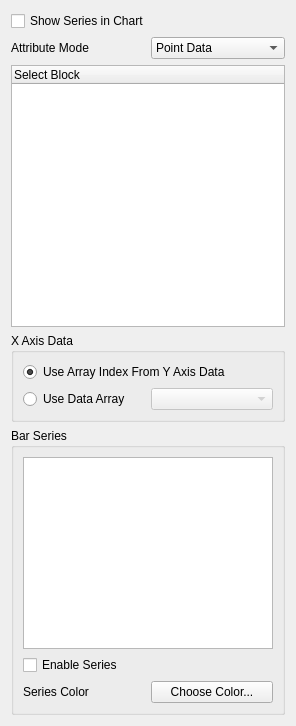
<ui version="4.0" >
 <class>pqBarChartDisplayPanel</class>
 <widget class="QWidget" name="pqBarChartDisplayPanel" >
  <property name="geometry" >
   <rect>
    <x>0</x>
    <y>0</y>
    <width>296</width>
    <height>726</height>
   </rect>
  </property>
  <property name="windowTitle" >
   <string>Form</string>
  </property>
  <layout class="QGridLayout" >
   <item row="0" column="0" colspan="2" >
    <widget class="QCheckBox" name="ViewData" >
     <property name="toolTip" >
      <string>&lt;!DOCTYPE HTML PUBLIC "-//W3C//DTD HTML 4.0//EN" "http://www.w3.org/TR/REC-html40/strict.dtd">
&lt;html>&lt;head>&lt;meta name="qrichtext" content="1" />&lt;style type="text/css">
p, li { white-space: pre-wrap; }
&lt;/style>&lt;/head>&lt;body style=" font-family:'DejaVu Sans'; font-size:9pt; font-weight:400; font-style:normal;">
&lt;p style=" margin-top:0px; margin-bottom:0px; margin-left:0px; margin-right:0px; -qt-block-indent:0; text-indent:0px; font-family:'Sans Serif';">Toggle visibility of this display's series.&lt;/p>&lt;/body>&lt;/html></string>
     </property>
     <property name="whatsThis" >
      <string>Use this option to show/hide all the line series in the chart.</string>
     </property>
     <property name="text" >
      <string>Show Series in Chart</string>
     </property>
    </widget>
   </item>
   <item row="1" column="0" >
    <widget class="QLabel" name="label_2" >
     <property name="text" >
      <string>Attribute Mode</string>
     </property>
    </widget>
   </item>
   <item row="1" column="1" >
    <widget class="QComboBox" name="AttributeMode" >
     <item>
      <property name="text" >
       <string>Point Data</string>
      </property>
      <property name="icon" >
       <iconset resource="../pqComponents.qrc" >:/pqWidgets/Icons/pqPointData16.png</iconset>
      </property>
     </item>
     <item>
      <property name="text" >
       <string>Cell Data</string>
      </property>
      <property name="icon" >
       <iconset resource="../pqComponents.qrc" >:/pqWidgets/Icons/pqCellData16.png</iconset>
      </property>
     </item>
     <item>
      <property name="text" >
       <string>Vertex Data</string>
      </property>
      <property name="icon" >
       <iconset resource="../pqComponents.qrc" >:/pqWidgets/Icons/pqPointData16.png</iconset>
      </property>
     </item>
     <item>
      <property name="text" >
       <string>Edge Data</string>
      </property>
      <property name="icon" >
       <iconset resource="../pqComponents.qrc" >:/pqWidgets/Icons/pqRamp24.png</iconset>
      </property>
     </item>
     <item>
      <property name="text" >
       <string>Row Data</string>
      </property>
      <property name="icon" >
       <iconset resource="../pqComponents.qrc" >:/pqWidgets/Icons/pqSpreadsheet16.png</iconset>
      </property>
     </item>
    </widget>
   </item>
   <item row="2" column="0" colspan="2" >
    <widget class="pqTreeWidget" name="CompositeIndex" >
     <column>
      <property name="text" >
       <string>Select Block</string>
      </property>
     </column>
    </widget>
   </item>
   <item row="3" column="0" colspan="2" >
    <widget class="QGroupBox" name="groupBox" >
     <property name="title" >
      <string>X Axis Data</string>
     </property>
     <layout class="QGridLayout" >
      <item row="0" column="0" colspan="2" >
       <widget class="QRadioButton" name="UseArrayIndex" >
        <property name="whatsThis" >
         <string>Select this option to use the indexes of the y-axis array for the x-axis points.</string>
        </property>
        <property name="text" >
         <string>Use Array Index From Y Axis Data</string>
        </property>
        <property name="checked" >
         <bool>true</bool>
        </property>
        <property name="autoExclusive" >
         <bool>false</bool>
        </property>
       </widget>
      </item>
      <item row="1" column="0" >
       <widget class="QRadioButton" name="UseDataArray" >
        <property name="whatsThis" >
         <string>Select this option to use a data array to define the x-axis points.</string>
        </property>
        <property name="text" >
         <string>Use Data Array</string>
        </property>
        <property name="autoExclusive" >
         <bool>false</bool>
        </property>
       </widget>
      </item>
      <item row="1" column="1" >
       <widget class="QComboBox" name="XAxisArray" >
        <property name="enabled" >
         <bool>false</bool>
        </property>
        <property name="whatsThis" >
         <string>Choose the name of the x-axis data array.</string>
        </property>
       </widget>
      </item>
     </layout>
    </widget>
   </item>
   <item row="4" column="0" colspan="2" >
    <widget class="QGroupBox" name="SeriesGroup" >
     <property name="sizePolicy" >
      <sizepolicy vsizetype="MinimumExpanding" hsizetype="Preferred" >
       <horstretch>0</horstretch>
       <verstretch>0</verstretch>
      </sizepolicy>
     </property>
     <property name="title" >
      <string>Bar Series</string>
     </property>
     <layout class="QGridLayout" >
      <item row="0" column="0" colspan="2" >
       <widget class="pqTreeView" name="SeriesList" >
        <property name="sizePolicy" >
         <sizepolicy vsizetype="Expanding" hsizetype="Preferred" >
          <horstretch>0</horstretch>
          <verstretch>0</verstretch>
         </sizepolicy>
        </property>
        <property name="whatsThis" >
         <string>This displays the list of line series. You can use the list to edit the series options.</string>
        </property>
        <property name="editTriggers" >
         <set>QAbstractItemView::EditKeyPressed|QAbstractItemView::NoEditTriggers|QAbstractItemView::SelectedClicked</set>
        </property>
        <property name="selectionMode" >
         <enum>QAbstractItemView::ExtendedSelection</enum>
        </property>
        <property name="selectionBehavior" >
         <enum>QAbstractItemView::SelectRows</enum>
        </property>
        <property name="rootIsDecorated" >
         <bool>false</bool>
        </property>
       </widget>
      </item>
      <item row="1" column="0" colspan="2" >
       <widget class="QCheckBox" name="SeriesEnabled" >
        <property name="whatsThis" >
         <string>Use this option to show/hide the line series in the chart.</string>
        </property>
        <property name="text" >
         <string>Enable Series</string>
        </property>
       </widget>
      </item>
      <item row="2" column="0" >
       <widget class="QLabel" name="label" >
        <property name="text" >
         <string>Series Color</string>
        </property>
       </widget>
      </item>
      <item row="2" column="1" >
       <widget class="pqColorChooserButton" name="ColorButton" >
        <property name="text" >
         <string>Choose Color...</string>
        </property>
       </widget>
      </item>
     </layout>
    </widget>
   </item>
  </layout>
 </widget>
 <customwidgets>
  <customwidget>
   <class>pqTreeView</class>
   <extends>QTreeView</extends>
   <header>pqTreeView.h</header>
  </customwidget>
  <customwidget>
   <class>pqTreeWidget</class>
   <extends>QTreeWidget</extends>
   <header>pqTreeWidget.h</header>
  </customwidget>
  <customwidget>
   <class>pqColorChooserButton</class>
   <extends>QPushButton</extends>
   <header>pqColorChooserButton.h</header>
  </customwidget>
 </customwidgets>
 <resources/>
 <connections>
  <connection>
   <sender>UseDataArray</sender>
   <signal>toggled(bool)</signal>
   <receiver>XAxisArray</receiver>
   <slot>setEnabled(bool)</slot>
   <hints>
    <hint type="sourcelabel" >
     <x>82</x>
     <y>341</y>
    </hint>
    <hint type="destinationlabel" >
     <x>213</x>
     <y>341</y>
    </hint>
   </hints>
  </connection>
 </connections>
</ui>
